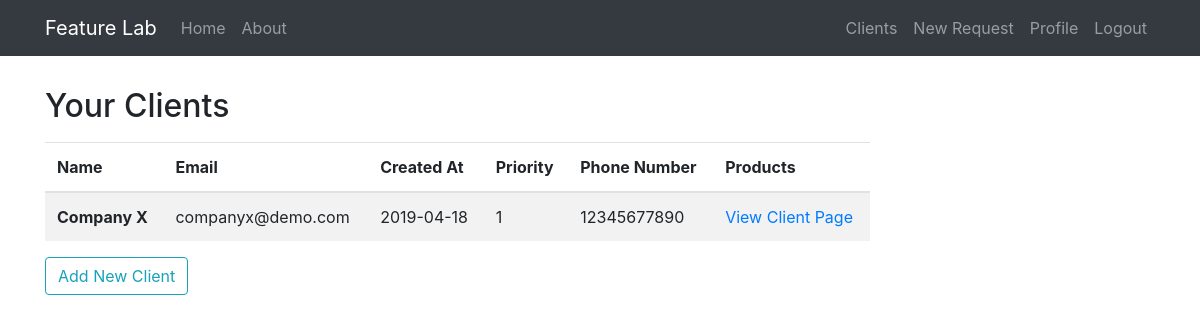
The app's page /clients (signed in), older data.
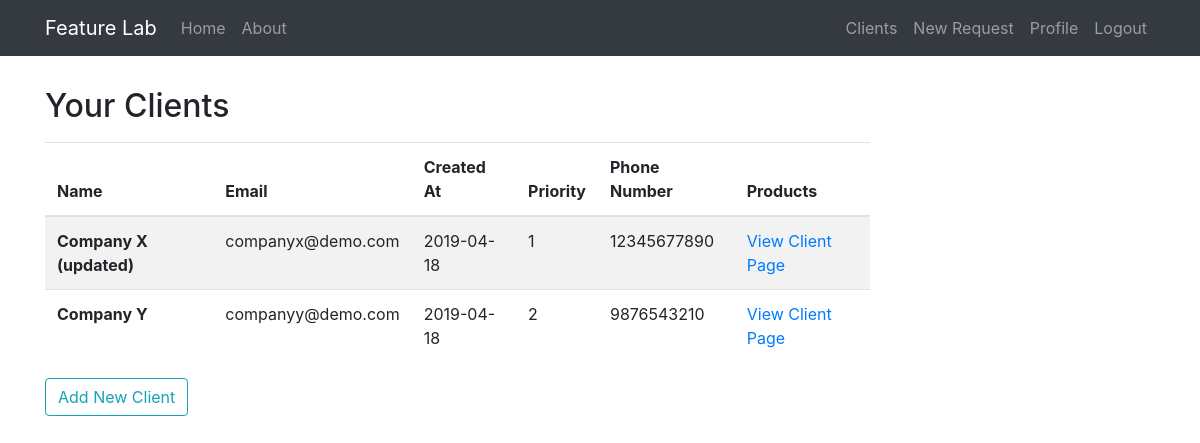
The same page, newer data.
### feature_lab/models.py (models this page shows, shortened)
class Client(db.Model):
    id = db.Column(db.Integer, primary_key=True)
    name = db.Column(db.String(20), unique=True, nullable=False)
    email = db.Column(db.String(120), unique=True, nullable=False)
    bio = db.Column(db.Text(), nullable=False)
    priority = db.Column(db.Integer, nullable=False)
    phone_number = db.Column(db.String(15))
    created_at = db.Column(db.DateTime, nullable=False, default=datetime.utcnow)
    products = db.relationship('Product', backref='owner', lazy=True)
    user_id = db.Column(db.Integer, db.ForeignKey('user.id'), nullable=False)

### feature_lab/clients/routes.py (the view)
@clients.route('/clients')
@login_required
def clients_list():
    all_clients = Client.query.filter_by(user_id=current_user.id)
    return render_template('clients.html', clients=all_clients)

### feature_lab/models.py (called while the page is built)
@login_manager.user_loader
def load_user(user_id):
    return User.query.get(int(user_id))

### feature_lab/templates/clients.html
{% extends 'layout.html' %}
{% block content %}
    <h2 class="mb-3">Your Clients</h2>
    <table class="table table-striped">
      <thead>
        <tr>
            <th scope="col">Name</th>
            <th scope="col">Email</th>
            <th scope="col">Created At</th>
            <th scope="col">Priority</th>
            <th scope="col">Phone Number</th>
            <th scope="col">Products</th>
        </tr>
      </thead>
        <tbody>
        {% for client in clients %}
            <tr>
                <th scope="row">{{client.name}}</th>
                <td>{{client.email}}</td>
                <td>{{client.created_at.strftime('%Y-%m-%d')}}</td>
                <td>{{client.priority}}</td>
                <td>{{client.phone_number}}</td>
                <td><a href="/client/{{client.id}}">View Client Page</a></td>
            </tr>
        {% endfor %}
      </tbody>
    </table>
    <button type="button" class="btn btn-outline-info" onclick="window.location='/create_client'">Add New Client</button>
{% endblock content %}

### feature_lab/templates/layout.html (shortened to what this page needs)
<!DOCTYPE html>
<html>
<head>
    <link rel="stylesheet" href="https://stackpath.bootstrapcdn.com/bootstrap/4.3.1/css/bootstrap.min.css">
    <link rel="stylesheet" type="text/css" href="{{ url_for('static', filename='custom.css') }}">
</head>
<body>
    <nav class="navbar navbar-expand-lg navbar-dark bg-dark fixed-top">
        <div class="container">
            <a class="navbar-brand" href="/">Feature Lab</a>
            <div class="collapse navbar-collapse" id="navbarToggle">
                <div class="navbar-nav mr-auto">
                    <a class="nav-item nav-link" href="/">Home</a>
                    <a class="nav-item nav-link" href="/about">About</a>
                </div>
                <div class="navbar-nav">
                    {% if current_user.is_authenticated %}
                        <a class="nav-item nav-link" href="/clients">Clients</a>
                        <a class="nav-item nav-link" href="/create_request">New Request</a>
                        <a class="nav-item nav-link" href="#">Profile</a>
                        <a class="nav-item nav-link" href="/logout">Logout</a>
                    {% else %}
                        <a class="nav-item nav-link" href="/signup">Register</a>
                        <a class="nav-item nav-link" href="/login">Login</a>
                    {% endif %}
                </div>
            </div>
        </div>
    </nav>
    <main class="container" role="main" style="margin-top:10ex">
        <div class="row">
            <div class="col-md-9">
                {% block content %}{% endblock %}
            </div>
        </div>
    </main>
</body>
</html>

Row changes from the older to the newer data that the page shows:
changed Client "companyx@demo.com": name "Company X" → "Company X (updated)"
added Client: name "Company Y", email "companyy@demo.com", created_at "2019-04-18", priority "2", phone_number "9876543210"
